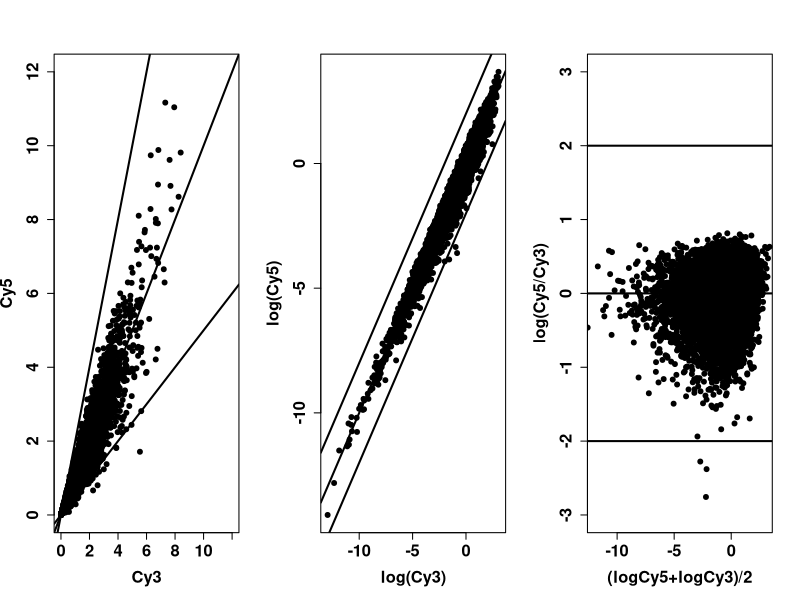

This figure's R source:
## This software comes AS IS in the hope that it will be useful WITHOUT ANY WARRANTY, 
## NOT even the implied warranty of MERCHANTABILITY or FITNESS FOR A PARTICULAR PURPOSE. 
## Please understand that there may still be bugs and errors. Use it at your own risk. 
## We take no responsibility for any errors or omissions in this code or for any misfortune 
## that may befall you or others as a result of its use. Please send comments and report 
## bugs to Krzysztof Bartoszek at krzbar@protonmail.ch .


yx<-function(x,sdscale){abs(sapply(x,function(u,sdscale){rnorm(1,u,u/sdscale)},sdscale=sdscale,simplify=TRUE))};

plotlim<-12;sdscale<-4.5;plotlim2<-3

Cy3<-rexp(10000);
Cy5<-yx(Cy3,sdscale)
M<-log2(Cy5/Cy3);A<-(log2(Cy5)+log2(Cy3))/2

png("IdealMicroarray.png", width = 3*480, height = 480)
par(mfrow=c(1,3))
plot(Cy3,Cy5,pch=19,xlim=c(0,plotlim),ylim=c(0,plotlim),font.lab=2,xlab="Cy3",ylab="Cy5",cex.lab=1.5,cex.axis=1.5,font.axis=2);abline(a=0,b=0.5,lwd=2);abline(a=0,b=2,lwd=2);abline(a=0,b=1,lwd=2)
plot(log2(Cy3),log2(Cy5),pch=19,font.lab=2,xlab="log(Cy3)",ylab="log(Cy5)",cex.lab=1.5,cex.axis=1.5,font.axis=2);abline(a=-2,b=1,lwd=2);abline(a=2,b=1,lwd=2);abline(a=0,b=1,lwd=2)
plot(A,M,pch=19,font.lab=2,xlab="(logCy5+logCy3)/2",ylab="log(Cy5/Cy3)",xlim=c(-4*plotlim2,plotlim2),ylim=c(-plotlim2,plotlim2),cex.lab=1.5,cex.axis=1.5,font.axis=2);abline(a=2,b=0,lwd=2);abline(a=-2,b=0,lwd=2);abline(a=0,b=0,lwd=2)
dev.off()